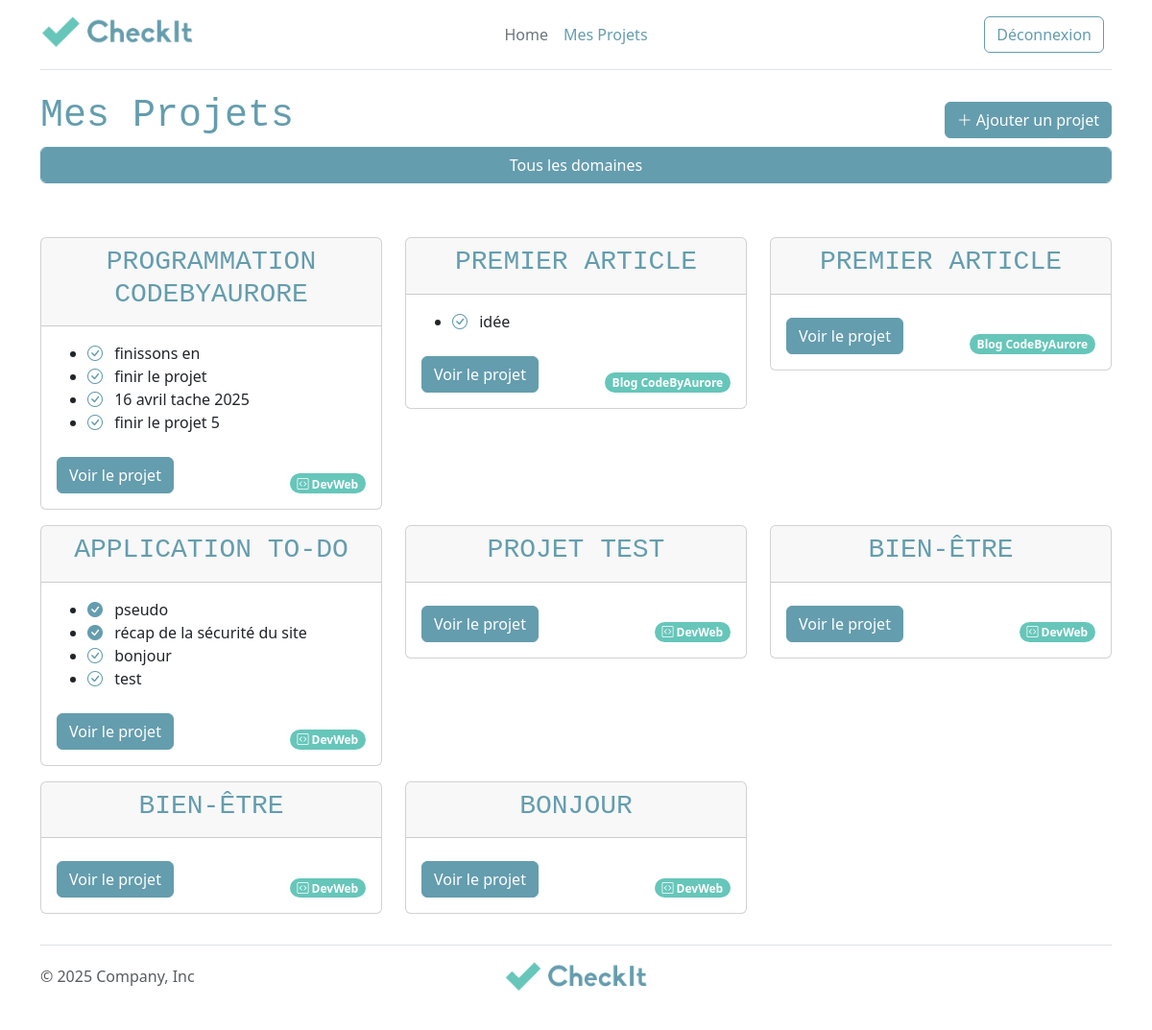
Screenshot of /my-projects.php (signed in) with the database file from the repository.
### tables this page shows
CREATE TABLE `project` (
  `id` int unsigned NOT NULL AUTO_INCREMENT,
  `title` varchar(100) NOT NULL,
  `needs` longtext NOT NULL,
  `domain_id` int unsigned NOT NULL,
  `user_id` int unsigned NOT NULL,
  PRIMARY KEY (`id`),
  KEY `user_id` (`user_id`),
  KEY `domain_id` (`domain_id`),
  CONSTRAINT `project_ibfk_1` FOREIGN KEY (`user_id`) REFERENCES `user` (`id`) ON DELETE RESTRICT ON UPDATE RESTRICT,
  CONSTRAINT `project_ibfk_2` FOREIGN KEY (`domain_id`) REFERENCES `domain` (`id`) ON DELETE RESTRICT ON UPDATE RESTRICT
);

CREATE TABLE `task` (
  `id` int unsigned NOT NULL AUTO_INCREMENT,
  `name` varchar(100) NOT NULL,
  `phase` enum('Analyse','Conception','Programmation','Déploiement') NOT NULL,
  `deadline` date DEFAULT NULL,
  `status` tinyint(1) NOT NULL,
  `description` text NOT NULL,
  `project_id` int unsigned NOT NULL,
  PRIMARY KEY (`id`),
  KEY `project_id` (`project_id`),
  CONSTRAINT `task_ibfk_1` FOREIGN KEY (`project_id`) REFERENCES `project` (`id`) ON DELETE RESTRICT ON UPDATE RESTRICT
);

CREATE TABLE `domain` (
  `id` int unsigned NOT NULL AUTO_INCREMENT,
  `name` varchar(100) NOT NULL,
  `icon` varchar(100) NOT NULL,
  PRIMARY KEY (`id`)
);

### lib/session.php (called while the page is built, shortened)
<?php
function isUserConnected():bool
{
    return isset($_SESSION['user']);
}
?>

### lib/project.php (called while the page is built, shortened)
<?php
function getProjectsByUserAndDomain(PDO $pdo, int $userId, $domain_id = null): array
{
    $sql = 'SELECT project.*, domain.name as domain_name, domain.icon as domain_icon
            FROM project
            JOIN domain ON project.domain_id = domain.id
            WHERE project.user_id = :user_id';
    $stmt = $pdo->prepare($sql);
    $stmt->bindValue(':user_id', $userId, PDO::PARAM_INT);
    $stmt->execute();
    return $stmt->fetchAll(PDO::FETCH_ASSOC);
}

### lib/task.php (called while the page is built, shortened)
<?php
  require_once 'lib/pdo.php';
  require_once 'lib/project.php';
  function getProjectTasks(PDO $pdo, int $id): array
  {
      $stmt = $pdo->prepare("SELECT * FROM task WHERE project_id = :id ORDER BY deadline ASC");
      $stmt->bindValue(':id', $id, PDO::PARAM_INT);
      $stmt->execute();
      return $stmt->fetchAll(PDO::FETCH_ASSOC);
  }

### my-projects.php (the view, shortened to what this page needs)
<?php
  require_once 'templates/header.php';
  require_once 'lib/pdo.php';
  require_once 'lib/project.php';
  require_once 'lib/task.php';
$userId = $_SESSION['user']['id'];
$domain_id = isset($_GET['domain']) ? (int)$_GET['domain'] : null;
$projects = getProjectsByUserAndDomain($pdo, $userId, $domain_id);
?>
<div class="container">
  <div class="d-flex justify-content-between align-items-center">
    <h1>Mes Projets</h1>
    <?php if (isUserConnected()) { ?>
      <a href="new-project.php" class="btn btn-primary"><i class="bi bi-plus-lg"></i> Ajouter un projet</a>
    <?php } ?>
  </div>
  <form method="get" action="my-projects.php">
      <select name="domain" id="domain" onchange="this.form.submit()" class="form-control btn btn-primary">
        <option value="">Tous les domaines</option>
      </select>
    </form>
  <div class="row mt-5">
    <?php if (isUserConnected()) {
      if ($projects) {
        foreach ($projects as $project) { ?>
          <div class="col-md-4 my-2">
            <div class="card w-100">
              <div class="card-header d-flex align-items-center justify-content-evenly">
                <h3 class="card-title text-center"><?=$project['title'] ?></h3>
              </div>
              <div class="card-body d-flex flex-column ">
                <?php $tasks = getProjectTasks($pdo, $project['id']); ?>
                <?php if ($tasks) { ?>
                <ul class="project-group">
                    <?php foreach ($tasks as $task) { ?>
                      <li class="project-group-task"><a class="me-2" href="?id=<?=$task['id']?>&action=updateTaskStatus&redirect=project&task_id=<?=$task['id'] ?>&status=<?=!$task['status'] ?>"><i class="bi bi-check-circle<?=($task['status'] ? '-fill' : '')?>"></i></a> <?= $task['name'] ?></li>
                    <?php } ?>
                </ul>
                <?php } ?>
                <div class="d-flex justify-content-between align-items-end mt-2">
                  <a href="show-project.php?id=<?=$project['id'] ?>" class="btn btn-primary">Voir le projet</a>
                  <span class="badge rounded-pill text-bg-primary">
                    <i class="bi <?= htmlspecialchars($project['domain_icon'] ?? '') ?>"></i>
                    <?= htmlspecialchars($project['domain_name'] ?? 'Domaine inconnu') ?>
                  </span>
                </div>
              </div>
            </div>
          </div>
        <?php } ?>
      <?php } else { ?>
        <p>Aucun projet</p>
      <?php } ?>
    <?php } else { ?>
      <p>Pour consulter vos projets, veuillez vous connecter</p>
      <a href="login.php" class="btn btn-outline-primary me-2">Login</a>
    <?php } ?>
  </div>
</div>
<?php
  require_once __DIR__ . "/templates/footer.php"
?>

### templates/header.php (shortened to what this page needs)
<?php
require_once __DIR__ . '/../lib/session.php';
?>
<!DOCTYPE html>
<html lang="fr">
<head>
  <link href="https://cdn.jsdelivr.net/npm/bootstrap@5.3.5/dist/css/bootstrap.min.css" rel="stylesheet">
  <link rel="stylesheet" href="https://cdn.jsdelivr.net/npm/bootstrap-icons@1.11.3/font/bootstrap-icons.min.css">
  <link rel="stylesheet" href="assets/css/override-bootstrap.css">
</head>
<body>
  <div class="container">
    <header class="d-flex flex-wrap align-items-center justify-content-center justify-content-md-between py-3 mb-4 border-bottom">
      <div class="col-md-3 mb-2 mb-md-0">
        <a href="/" class="d-inline-flex link-body-emphasis text-decoration-none">
          <img src="assets/images/Logo-Checkit.png" alt="logo checkit" width="160">
        </a>
      </div>
      <ul class="nav col-12 col-md-auto mb-2 justify-content-center mb-md-0">
        <li><a href="#" class="nav-link px-2 link-secondary">Home</a></li>
        <li><a href="my-projects.php" class="nav-link px-2">Mes Projets</a></li>
      </ul>
      <div class="col-md-3 text-end">
        <?php if (isUserConnected()) { ?>
          <a href="logout.php" class="btn btn-outline-primary me-2">Déconnexion</a>
        <?php } else { ?>
          <a href="login.php" class="btn btn-outline-primary me-2">Login</a>
        <?php } ?>
      </div>
    </header>
  </div>

### templates/footer.php
<div class="container">
      <footer class="d-flex flex-wrap justify-content-between align-items-center py-3 my-4 border-top">
        <p class="col-md-4 mb-0 text-body-secondary">© 2025 Company, Inc</p>
        <a href="/" class="col-md-4 d-flex align-items-center justify-content-center mb-3 mb-md-0 me-md-auto link-body-emphasis text-decoration-none" aria-label="Bootstrap">
          <img src="assets/images/Logo-Checkit.png" alt="logo checkit" width="150">
        </a>
      </footer>
    </div>
</body>
</html>

### rows the page displays
project: title "PROGRAMMATION CODEBYAURORE", domain.name "DevWeb"
task: status 0 (drawn), name "finissons en"
task: status 0 (drawn), name "finir le projet"
task: status 0 (drawn), name "16 avril tache 2025"
task: status 0 (drawn), name "finir le projet 5"
project: title "PREMIER ARTICLE", domain.name "Blog CodeByAurore"
task: status 0 (drawn), name "idée"
project: title "PREMIER ARTICLE", domain.name "Blog CodeByAurore"
project: title "APPLICATION TO-DO", domain.name "DevWeb"
task: status 1 (drawn), name "pseudo"
task: status 1 (drawn), name "récap de la sécurité du site"
task: status 0 (drawn), name "bonjour"
task: status 0 (drawn), name "test"
project: title "PROJET TEST", domain.name "DevWeb"
project: title "BIEN-ÊTRE", domain.name "DevWeb"
project: title "BIEN-ÊTRE", domain.name "DevWeb"
project: title "BONJOUR", domain.name "DevWeb"
